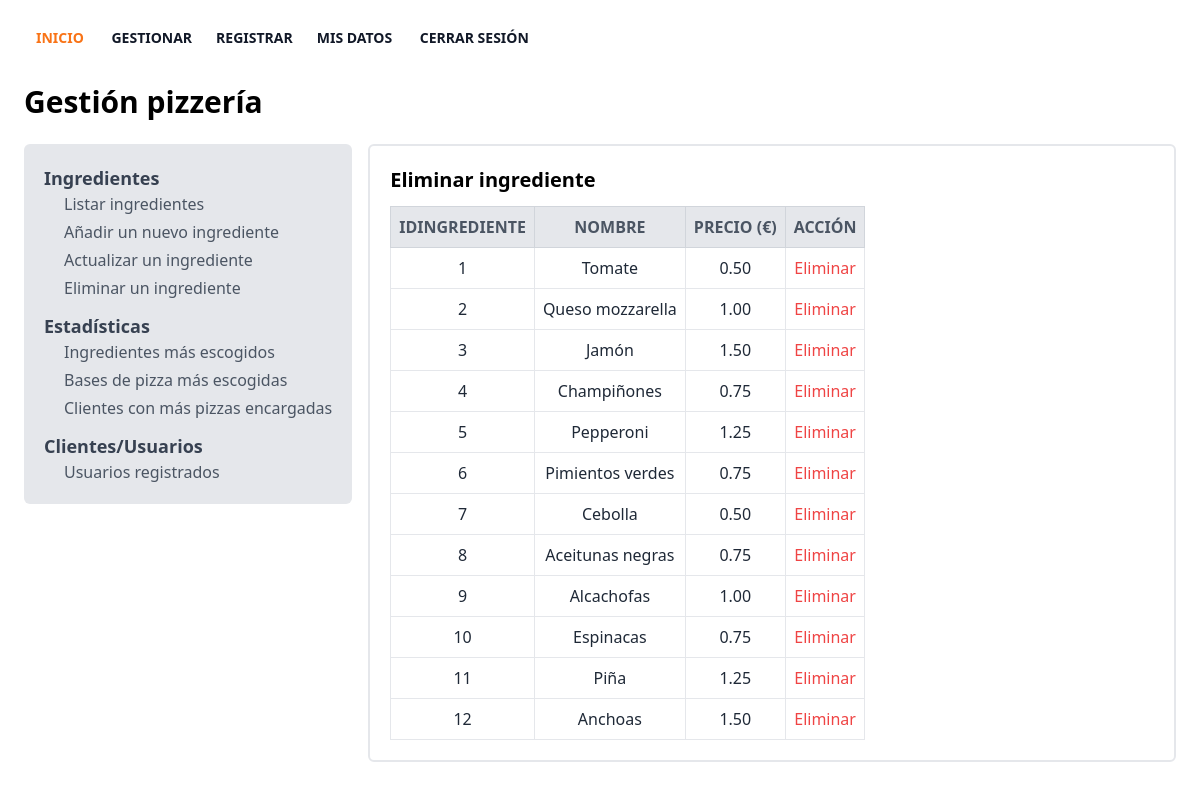
/gestion.php?accion=1&subaccion=4 (signed in), run on the app's committed database.
### tables this page shows
CREATE TABLE `ingrediente` (
  `idIngrediente` smallint(5) UNSIGNED NOT NULL,
  `nombreIngrediente` varchar(50) NOT NULL,
  `precioIngrediente` decimal(9,2) NOT NULL
);

### funciones.php (the view, shortened to what this page needs)
<?php
function conexion($base_datos = null)
{
  try {
    $conexion = ($base_datos !== null)
      ? @new mysqli($_ENV['DB_HOST'], $_ENV['DB_USERNAME'], $_ENV['DB_PASSWORD'], $base_datos)
      : @new mysqli($_ENV['DB_HOST'], $_ENV['DB_USERNAME'], $_ENV['DB_PASSWORD']);
    return $conexion;
  } catch (RuntimeException) {
    return null;
  }
}
function renderCabecera()
{
  ?>
  <header>
    <div class="py-4 px-2 lg:mx-4 xl:mx-12 ">
      <div>
        <nav class="flex items-center justify-between flex-wrap  ">
          <div id="main-nav" class="w-full flex-grow lg:flex items-center lg:w-auto hidden  ">
            <div class="text-sm lg:flex-grow mt-2 animated jackinthebox xl:mx-8">
              <a href="./index.php"
                class="block lg:inline-block text-md font-bold  text-orange-500  sm:hover:border-indigo-400  hover:text-orange-500 mx-2 focus:text-blue-500  p-1 hover:bg-gray-300 sm:hover:bg-transparent rounded-lg">
                INICIO
              </a>
              <?php
              if (!empty($_SESSION['control'])) {
                if (esAdmin($_SESSION['control'])) {
                  echo "<a href='./gestion.php'
                    class='block lg:inline-block text-md font-bold text-gray-900 sm:hover:border-indigo-400 hover:text-orange-500 mx-2 focus:text-blue-500 p-1 hover:bg-gray-300 sm:hover:bg-transparent rounded-lg transition duration-300'>
                    GESTIONAR</a>";
                  echo "<a href='./registrarse.php'
                    class='block lg:inline-block text-md font-bold text-gray-900 sm:hover:border-indigo-400 hover:text-orange-500 mx-2 focus:text-blue-500 p-1 hover:bg-gray-300 sm:hover:bg-transparent rounded-lg transition duration-300'>
                    REGISTRAR</a>";
                } else {
                  echo "<a href='./elaborar.php'
                    class='block lg:inline-block text-md font-bold text-gray-900 sm:hover:border-indigo-400 hover:text-orange-500 mx-2 focus:text-blue-500 p-1 hover:bg-gray-300 sm:hover:bg-transparent rounded-lg transition duration-300'>
                    PEDIR</a>";
                }
                echo "<a href='./mis_datos.php'
                  class='block lg:inline-block text-md font-bold text-gray-900 sm:hover:border-indigo-400 hover:text-orange-500 mx-2 focus:text-blue-500 p-1 hover:bg-gray-300 sm:hover:bg-transparent rounded-lg transition duration-300'>
                  MIS DATOS</a>
                  <a href='./salir.php'
                  class='block lg:inline-block text-md font-bold text-gray-900 sm:hover:border-indigo-400 hover:text-red-500 mx-2 focus:text-red-500 p-1 hover:bg-gray-300 sm:hover:bg-transparent rounded-lg transition duration-300'>
                  CERRAR SESIÓN</a>";
              }
              ?>
            </div>
          </div>
        </nav>
      </div>
    </div>
  </header>
  <?php
}
function esAdmin($idUsuario)
{
  $conexion = conexion($_ENV['DB_DATABASE']);
  $esAdmin = false;
  try {
    $esAdmin = $conexion->query("
    SELECT `idUsuario`
    FROM `usuario`
    WHERE `idUsuario` = $idUsuario AND `tipoUsuario` = 'admin'")->num_rows > 0;
  } catch (RuntimeException) {
    $esAdmin = false;
  } finally {
    try {
      if ($conexion !== null)
        if (!$conexion->close())
          throw new RuntimeException();
    } catch (RuntimeException) {
    }
  }
  return $esAdmin;
}
  ?>
  <?php
function renderIngredientes($subaccion)
{
  $conexion = conexion($_ENV['DB_DATABASE']);
  try {
    $ingredientes = $conexion->query("SELECT * FROM `ingrediente`");
    $ingredientes = $ingredientes->fetch_all(MYSQLI_ASSOC);
    $nombreAcciones = [
      '1' => "Listar",
      '3' => "Actualizar",
      '4' => "Eliminar",
    ];
    ?>
    <h2 class="text-xl font-bold mb-3">
      <?= $nombreAcciones[$subaccion] ?> ingrediente
    </h2>
    <table class="border-collapse w-max">
      <thead>
        <tr>
          <th class='p-2 font-bold uppercase bg-gray-200 text-gray-600 border border-gray-300 hidden lg:table-cell'>
            IdIngrediente</th>
          <th class='p-2 font-bold uppercase bg-gray-200 text-gray-600 border border-gray-300 hidden lg:table-cell'>Nombre
          </th>
          <th class='p-2 font-bold uppercase bg-gray-200 text-gray-600 border border-gray-300 hidden lg:table-cell'>Precio
            &#40;&euro;&#41;</th>
          <?php
          if ($subaccion == '3' || $subaccion == '4') {
            ?>
            <th class='p-2 font-bold uppercase bg-gray-200 text-gray-600 border border-gray-300 hidden lg:table-cell'>Acción
            </th>
            <?php
          }
          ?>
        </tr>
      </thead>
      <tbody>
        <?php
        foreach ($ingredientes as $value) {
          ?>
          <tr
            class='bg-white lg:hover:bg-gray-100 flex lg:table-row flex-row lg:flex-row flex-wrap lg:flex-no-wrap mb-10 lg:mb-0'>
            <td class='w-full lg:w-auto p-2 text-gray-800 text-center border border-b block lg:table-cell relative lg:static'>
              <?= $value['idIngrediente'] ?>
            </td>
            <td class='w-full lg:w-auto p-2 text-gray-800 text-center border border-b block lg:table-cell relative lg:static'>
              <?= $value['nombreIngrediente'] ?>
            </td>
            <td class='w-full lg:w-auto p-2 text-gray-800 text-center border border-b block lg:table-cell relative lg:static'>
              <?= $value['precioIngrediente'] ?>
            </td>
            <?php
            if ($subaccion == '3' || $subaccion == '4') {
              ?>
              <td class='w-full lg:w-auto p-2 text-gray-800 text-center border border-b block lg:table-cell relative lg:static'>
                <a class="<?= $subaccion == '3' ? 'text-orange-500' : 'text-red-500' ?>"
                  href="./gestion.php?accion=1&subaccion=<?= "$subaccion&idIngrediente={$value['idIngrediente']}" ?>">
                  <?= $nombreAcciones[$subaccion] ?>
                </a>
              </td>
              <?php
            }
            ?>
          </tr>
          <?php
        }
        ?>
      </tbody>
    </table>
    <?php
  } catch (RuntimeException $e) {
    $GLOBALS['msg']['error'] = $e->getMessage();
  } finally {
    try {
      if ($conexion !== null)
        if (!$conexion->close())
          throw new RuntimeException();
    } catch (RuntimeException) {
    }
  }
}
  ?>
  <?php
function renderGestion()
{
  $accion = intval($_GET['accion']);
  $subaccion = intval($_GET['subaccion']);
  switch ($accion) {
    case 1:
      switch ($subaccion) {
        case 4:
          renderIngredientes($subaccion);
          break;
      }
      break;
  }
}

### data on the page
ingrediente: idIngrediente "1", nombreIngrediente "Tomate", precioIngrediente "0.50"
ingrediente: idIngrediente "2", nombreIngrediente "Queso mozzarella", precioIngrediente "1.00"
ingrediente: idIngrediente "3", nombreIngrediente "Jamón", precioIngrediente "1.50"
ingrediente: idIngrediente "4", nombreIngrediente "Champiñones", precioIngrediente "0.75"
ingrediente: idIngrediente "5", nombreIngrediente "Pepperoni", precioIngrediente "1.25"
ingrediente: idIngrediente "6", nombreIngrediente "Pimientos verdes", precioIngrediente "0.75"
ingrediente: idIngrediente "7", nombreIngrediente "Cebolla", precioIngrediente "0.50"
ingrediente: idIngrediente "8", nombreIngrediente "Aceitunas negras", precioIngrediente "0.75"
ingrediente: idIngrediente "9", nombreIngrediente "Alcachofas", precioIngrediente "1.00"
ingrediente: idIngrediente "10", nombreIngrediente "Espinacas", precioIngrediente "0.75"
ingrediente: idIngrediente "11", nombreIngrediente "Piña", precioIngrediente "1.25"
ingrediente: idIngrediente "12", nombreIngrediente "Anchoas", precioIngrediente "1.50"

### other printed values
$nombreAcciones[$subaccion] "Eliminar"
